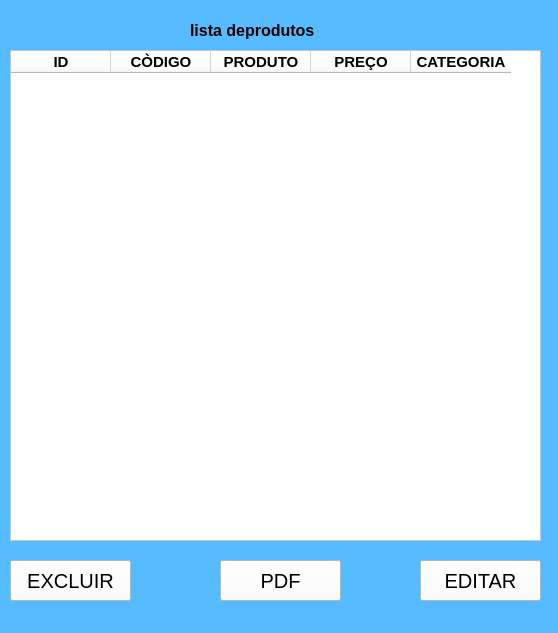
<?xml version="1.0" encoding="UTF-8"?>
<ui version="4.0">
 <class>MainWindow</class>
 <widget class="QMainWindow" name="MainWindow">
  <property name="geometry">
   <rect>
    <x>0</x>
    <y>0</y>
    <width>558</width>
    <height>633</height>
   </rect>
  </property>
  <property name="windowTitle">
   <string>MainWindow</string>
  </property>
  <property name="styleSheet">
   <string notr="true">background-color: rgb(87, 188, 255);</string>
  </property>
  <widget class="QWidget" name="centralwidget">
   <widget class="QLabel" name="label">
    <property name="geometry">
     <rect>
      <x>190</x>
      <y>10</y>
      <width>141</width>
      <height>41</height>
     </rect>
    </property>
    <property name="font">
     <font>
      <pointsize>12</pointsize>
      <weight>75</weight>
      <bold>true</bold>
     </font>
    </property>
    <property name="text">
     <string>lista deprodutos</string>
    </property>
   </widget>
   <widget class="QTableWidget" name="tableWidget">
    <property name="geometry">
     <rect>
      <x>10</x>
      <y>50</y>
      <width>531</width>
      <height>491</height>
     </rect>
    </property>
    <property name="styleSheet">
     <string notr="true">background-color: rgb(255, 255, 255);</string>
    </property>
    <property name="gridStyle">
     <enum>Qt::NoPen</enum>
    </property>
    <column>
     <property name="text">
      <string>ID</string>
     </property>
     <property name="font">
      <font>
       <pointsize>11</pointsize>
       <weight>75</weight>
       <bold>true</bold>
      </font>
     </property>
    </column>
    <column>
     <property name="text">
      <string>CÒDIGO</string>
     </property>
     <property name="font">
      <font>
       <pointsize>11</pointsize>
       <weight>75</weight>
       <bold>true</bold>
      </font>
     </property>
    </column>
    <column>
     <property name="text">
      <string>PRODUTO</string>
     </property>
     <property name="font">
      <font>
       <pointsize>11</pointsize>
       <weight>75</weight>
       <bold>true</bold>
      </font>
     </property>
    </column>
    <column>
     <property name="text">
      <string>PREÇO</string>
     </property>
     <property name="font">
      <font>
       <pointsize>11</pointsize>
       <weight>75</weight>
       <bold>true</bold>
      </font>
     </property>
    </column>
    <column>
     <property name="text">
      <string>CATEGORIA</string>
     </property>
     <property name="font">
      <font>
       <pointsize>11</pointsize>
       <weight>75</weight>
       <bold>true</bold>
      </font>
     </property>
    </column>
   </widget>
   <widget class="QPushButton" name="pushButton">
    <property name="geometry">
     <rect>
      <x>220</x>
      <y>560</y>
      <width>121</width>
      <height>41</height>
     </rect>
    </property>
    <property name="font">
     <font>
      <pointsize>15</pointsize>
     </font>
    </property>
    <property name="styleSheet">
     <string notr="true">background-color: rgb(255, 255, 255);</string>
    </property>
    <property name="text">
     <string>PDF</string>
    </property>
   </widget>
   <widget class="QPushButton" name="pushButton_2">
    <property name="geometry">
     <rect>
      <x>10</x>
      <y>560</y>
      <width>121</width>
      <height>41</height>
     </rect>
    </property>
    <property name="font">
     <font>
      <pointsize>15</pointsize>
     </font>
    </property>
    <property name="styleSheet">
     <string notr="true">background-color: rgb(255, 255, 255);</string>
    </property>
    <property name="text">
     <string>EXCLUIR</string>
    </property>
   </widget>
   <widget class="QPushButton" name="pushButton_3">
    <property name="geometry">
     <rect>
      <x>420</x>
      <y>560</y>
      <width>121</width>
      <height>41</height>
     </rect>
    </property>
    <property name="font">
     <font>
      <pointsize>15</pointsize>
     </font>
    </property>
    <property name="styleSheet">
     <string notr="true">background-color: rgb(255, 255, 255);</string>
    </property>
    <property name="text">
     <string>EDITAR</string>
    </property>
   </widget>
  </widget>
  <widget class="QMenuBar" name="menubar">
   <property name="geometry">
    <rect>
     <x>0</x>
     <y>0</y>
     <width>558</width>
     <height>21</height>
    </rect>
   </property>
  </widget>
  <widget class="QStatusBar" name="statusbar"/>
 </widget>
 <resources/>
 <connections/>
</ui>
